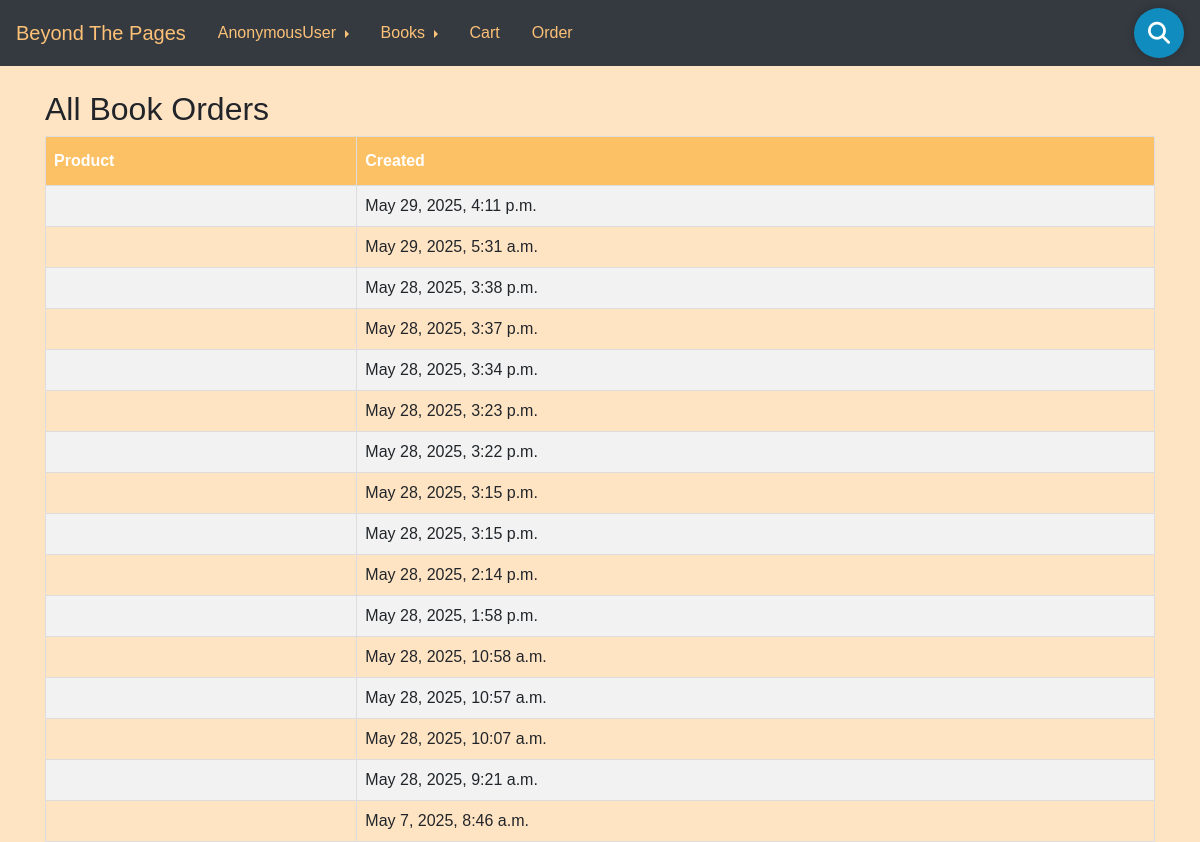
Screenshot of /orders/ with the database file from the repository.
### books/models.py (models this page shows, shortened)
class CashOnDeliveryOrder(models.Model):
    product = models.ForeignKey(Book, on_delete=models.SET_NULL, null=True, blank=True)
    name = models.CharField(max_length=100)
    address = models.TextField()
    city = models.CharField(max_length=50)
    postal_code = models.CharField(max_length=10)
    phone_number = models.CharField(max_length=15)
    created_at = models.DateTimeField(auto_now_add=True)

### books/views.py (the view)
def order_list(request):
    orders = Order.objects.all().order_by('-created')
    cod_orders = CashOnDeliveryOrder.objects.all().order_by('-created_at')
    return render(request, 'order_list.html', {
        'orders': orders,
        'cod_orders': cod_orders
    })

### templates/order_list.html (shortened to what this page needs)
{% extends 'base.html' %}
{% block content %}
<h2>All Book Orders</h2>
<table id="Order">
  <tr>
    <th>Product</th>
    <th>Created</th>
  </tr>
  {% for cod in cod_orders %}
  <tr>
    <td>{{ cod.product.title}}</td>
    <td>{{ cod.created_at }}</td>
  </tr>
  {% endfor %}
</table>
{% endblock %}

### templates/base.html (shortened to what this page needs)
{% load static %}
<!doctype html>
<html lang="en">
<head>
  <link rel="stylesheet" href="https://stackpath.bootstrapcdn.com/bootstrap/4.4.1/css/bootstrap.min.css"
>
</head>
<body style="background-color: bisque;font-family: 'Lucida Sans', 'Lucida Sans Regular', 'Lucida Grande', 'Lucida Sans Unicode', Geneva, Verdana, sans-serif;">
  <nav class="navbar navbar-dark bg-dark">
    <a class="navbar-brand" href="{% url 'list' %}" style="color:rgb(253, 193, 119);">Beyond The Pages</a>
    <div class="btn-group dropright">
        <a class="nav-link dropdown-toggle" href="#" data-toggle="dropdown" aria-haspopup="true" aria-expanded="false">
            {{user}}
        </a>
        <div class="dropdown">
            <a class="nav-link dropdown-toggle" href="#" role="button" id="booksDropdown" data-toggle="dropdown" aria-haspopup="true" aria-expanded="false">
                Books
            </a>
        </div>
        <a class="nav-link" href="{% url 'cart_detail' %}"> Cart </a>
        <a class="nav-link" href="{% url 'order_list' %}"> Order </a>
    </div>
    <form class="search" action="{% url 'search_results' %}" method="get">
        <link rel="stylesheet" href="{% static 'css/base.css' %}">
        <i class="fas fa-search"></i>
    </form>
</nav><br>
  <div class='container'>
    {% block content %}
    {% endblock content %}
  </div>
</body>
</html>

### templates/base.html (style rules this page uses)
.nav-link { color: rgb(253, 193, 119); font-weight: 500; }
.navbar-brand { font-weight: 500; }

### templates/order_list.html (style rules this page uses)
#Order { font-family: Arial, Helvetica, sans-serif; border-collapse: collapse; width: 100%; }
#Order td, #Order th { border: 1px solid #ddd; padding: 8px; }
#Order tr:nth-child(even) { background-color: #f2f2f2; }
#Order th { padding-top: 12px; padding-bottom: 12px; text-align: left; background-color: rgb(253, 193, 101); color: white; }

### rows the page displays
CashOnDeliveryOrder: created_at "May 29, 2025, 4:11 p.m."
CashOnDeliveryOrder: created_at "May 29, 2025, 5:31 a.m."
CashOnDeliveryOrder: created_at "May 28, 2025, 3:38 p.m."
CashOnDeliveryOrder: created_at "May 28, 2025, 3:37 p.m."
CashOnDeliveryOrder: created_at "May 28, 2025, 3:34 p.m."
CashOnDeliveryOrder: created_at "May 28, 2025, 3:23 p.m."
CashOnDeliveryOrder: created_at "May 28, 2025, 3:22 p.m."
CashOnDeliveryOrder: created_at "May 28, 2025, 3:15 p.m."
CashOnDeliveryOrder: created_at "May 28, 2025, 3:15 p.m."
CashOnDeliveryOrder: created_at "May 28, 2025, 2:14 p.m."
CashOnDeliveryOrder: created_at "May 28, 2025, 1:58 p.m."
CashOnDeliveryOrder: created_at "May 28, 2025, 10:58 a.m."
CashOnDeliveryOrder: created_at "May 28, 2025, 10:57 a.m."
CashOnDeliveryOrder: created_at "May 28, 2025, 10:07 a.m."
CashOnDeliveryOrder: created_at "May 28, 2025, 9:21 a.m."
CashOnDeliveryOrder: created_at "May 7, 2025, 8:46 a.m."

### other values shown
{{ user }} "AnonymousUser"
